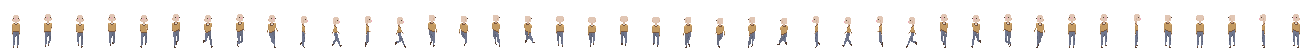
#> input picture tools/src/hero_sheet.png, 1312 x 48 px
$ python make_hero_sheet.py
#> lines starting #> are read from the running program, lines starting #| are printed output that depends on the picture
#!/usr/bin/env python3
"""Builds the game's hero data from the painted sheets in tools/src (tools/src/hero_with_hair.png is the original: body on the top row, hair below):
  hero_sheet.png   1312x48 = 41 cells of 32x48. Cell 0 is unused; cells 1-32 are 4 walk frames for each direction in this order:
                   down (1-4), down-right (5-8), right (9-12), up-right (13-16), up (17-20), up-left (21-24), left (25-28), down-left (29-32).
                   Cells 33-40 are the standing poses for the same 8 directions in the same order.
  hair_<name>.png  1312x48, painted on the same cells as hero_sheet.png (one hair frame per body frame, standing poses included)

Output (assets/chars/):
  hero_uv.png    animation as coordinates: 5 frames (0 idle, 1-4 walk) x 8 directions, cell 32x48, feet end on row 47.
                 Every pixel stores R = x, G = y of a colour in the skin, so recolouring the skin recolours every frame.
  hero_skin.png  64x64 palette texture (one pixel per colour of the character)
  hero_roles.json  which skin pixels can be recoloured: eyes / skin / shirt / jeans / boots (the first entry is the role's main colour).
                   Colours with no role (belt, collar, cheeks) stay as painted.
  hero_preview.png  colour contact sheet rebuilt from the lookup (for checking)
  hero_hairmap.json which hair cell to draw for every (direction row, frame); hair_<name>.png is copied here from tools/src
Direction rows in the output: down, down-left, left, up-left, up, up-right, right, down-right.
"""
import json, os
from PIL import Image
import numpy as np

ROOT = os.path.dirname(os.path.dirname(os.path.abspath(__file__)))
SRC, OUT = os.path.join(ROOT, 'tools', 'src', 'hero_sheet.png'), os.path.join(ROOT, 'assets', 'chars')
CW, CH = 32, 48
sheet = np.array(Image.open(SRC).convert('RGBA'))
#> sheet is the input picture: shape (48, 1312, 4); mean R, G, B, A 17.3, 15.1, 13.4, 26.7

def role_of(h, y):  # (role or None, key) for a colour at row y of the cell
    if h in ('6f768d', '585f74', '696e81'): return 'jeans'
    if h in ('e1c6b4', 'd6b299'): return 'skin'
    if h in ('c49a61', 'b38d5b', 'd5ac73', '88604b'): return 'shirt'      # (88604b: collar trim in the standing poses)
    if h == '513b30': return 'eyes' if y < 30 else 'boots'
    if h == '77543c': return 'shirt' if y < 28 else (None if y < 40 else 'boots')   # collar trim / belt / shoes
    if h == '9e7548': return 'boots'
    if h in ('edacb9', 'e0ded3'): return None                                          # cheeks and white collar stay as painted
    raise SystemExit('colour #%s has no role' % h)
hx = lambda p: '%02x%02x%02x' % tuple(p[:3])
frame = lambda i: sheet[:, i * CW:(i + 1) * CW].copy()
SRC_FRAMES = {0: [1, 2, 3, 4], 7: [5, 6, 7, 8], 6: [9, 10, 11, 12], 5: [13, 14, 15, 16], 4: [17, 18, 19, 20], 3: [21, 22, 23, 24], 2: [25, 26, 27, 28], 1: [29, 30, 31, 32]}   # game row -> sheet cells of its 4 walk frames
IDLE_CELL = {0: 33, 7: 34, 6: 35, 5: 36, 4: 37, 3: 38, 2: 39, 1: 40}                                                                                                                  # game row -> sheet cell of its standing pose
NCELLS = 41
frames = {}
for d, fs in SRC_FRAMES.items():
    frames[d, 0] = frame(IDLE_CELL[d])
    for k, f in enumerate(fs): frames[d, k + 1] = frame(f)

# palette entries (role, colour)
cnt = {}
for c in frames.values():
    for y in range(CH):
        for x in range(CW):
            if c[y, x, 3]: k = (role_of(hx(c[y, x]), y), hx(c[y, x])); cnt[k] = cnt.get(k, 0) + 1
order = ['eyes', 'skin', 'shirt', 'jeans', 'boots', None]
entries = sorted(cnt, key=lambda e: (order.index(e[0]), -cnt[e]))          # grouped by role, main colour first
pos = {e: (i % 8, i // 8) for i, e in enumerate(entries)}
skin = np.zeros((64, 64, 4), np.uint8); roles = {r: [] for r in order if r}
for e, (x, y) in pos.items():
    h = e[1]; skin[y, x] = [int(h[0:2], 16), int(h[2:4], 16), int(h[4:6], 16), 255]
    if e[0]: roles[e[0]].append([x, y])
uv = np.zeros((8 * CH, 5 * CW, 4), np.uint8)
for (d, f), c in frames.items():
    for y in range(CH):
        for x in range(CW):
            if c[y, x, 3]:
                px = pos[(role_of(hx(c[y, x]), y), hx(c[y, x]))]; uv[d * CH + y, f * CW + x] = [px[0], px[1], 0, 255]
Image.fromarray(uv).save(os.path.join(OUT, 'hero_uv.png')); Image.fromarray(skin).save(os.path.join(OUT, 'hero_skin.png'))
#> after `Image.fromarray(uv).save(os.path.join(OUT, 'hero_uv.png'))`:
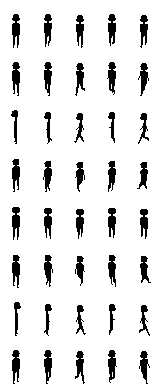
#> saved as hero_uv.png: PIL image 160x384 RGBA; mean R, G, B, A 0.2, 0, 0, 26.6; transparent parts drawn white
#> after `Image.fromarray(uv).save(os.path.join(OUT, 'hero_uv.png'))`:
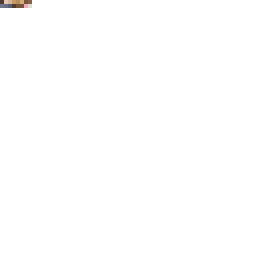
#> saved as hero_skin.png: PIL image 64x64 RGBA (shown 4 times larger); mean R, G, B, A 0.6, 0.5, 0.4, 1; transparent parts drawn white
json.dump(roles, open(os.path.join(OUT, 'hero_roles.json'), 'w'))
prev = np.zeros(uv.shape, np.uint8)
for y in range(uv.shape[0]):
    for x in range(uv.shape[1]):
        if uv[y, x, 3]: prev[y, x] = skin[uv[y, x, 1], uv[y, x, 0]]
bg = Image.new('RGBA', (uv.shape[1], uv.shape[0]), (120, 160, 120, 255)); bg.alpha_composite(Image.fromarray(prev)); bg.save(os.path.join(OUT, 'hero_preview.png'))
#> after `bg = Image.new('RGBA', (uv.shape[1], uv.shape[0]), (120, 160, 120, 255`:
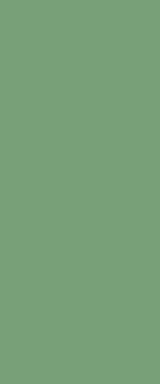
#> bg: PIL image 160x384 RGBA; mean R, G, B, A 120, 160, 120, 255
#> after `bg.alpha_composite(Image.fromarray(prev))`:
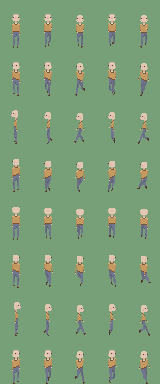
#> bg: PIL image 160x384 RGBA; mean R, G, B, A 124.7, 158.3, 120.8, 255
#> after `bg.alpha_composite(Image.fromarray(prev))`:
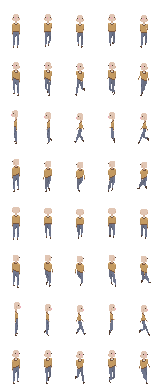
#> prev: shape (384, 160, 4); mean R, G, B, A 17.2, 15, 13.4, 26.6; transparent parts drawn white
print('roles', {r: len(v) for r, v in roles.items()}, 'sheet', uv.shape[1], 'x', uv.shape[0])

# ---- hair: every output frame draws the hair cell that sits on the same source frame of the character sheet
import glob, shutil
if glob.glob(os.path.join(ROOT, 'tools', 'src', 'hair_*.png')):
    hairmap = [[(SRC_FRAMES[d][f - 1] if f else IDLE_CELL[d]) for f in range(5)] for d in range(8)]
    json.dump({'cell': hairmap}, open(os.path.join(OUT, 'hero_hairmap.json'), 'w'))
    for f in glob.glob(os.path.join(ROOT, 'tools', 'src', 'hair_*.png')):
        if Image.open(f).size != (NCELLS * CW, CH): raise SystemExit('%s must be %dx%d (%d cells)' % (f, NCELLS * CW, CH, NCELLS))
        shutil.copy(f, os.path.join(OUT, os.path.basename(f)))
    print('hair styles:', [os.path.basename(f) for f in glob.glob(os.path.join(ROOT, 'tools', 'src', 'hair_*.png'))])
